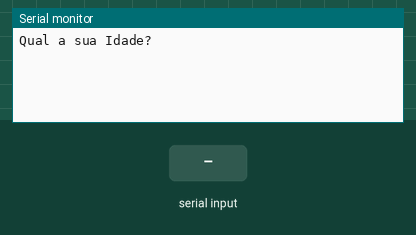
The sketch below on a simulated Arduino Uno, built with avr-gcc and run on an emulated ATmega328P. On the bench: the last lines printed to the serial monitor. Inputs (shaded band) come from the test bench.

Above: at 1.2 s.
1.3 s: "90,45\n" received over Serial
At 2.1 s:
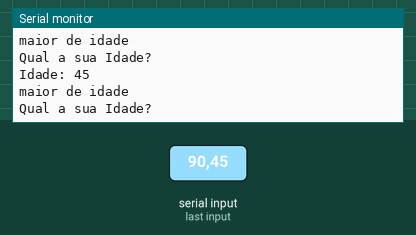
2.8 s: "30,150\n" received over Serial
At 4.4 s:
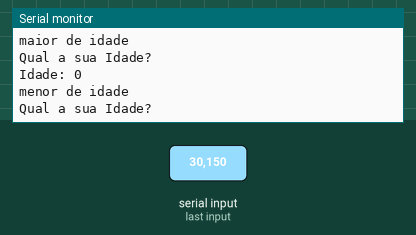
Timing chart, 0 to 5.9 s (numbered marks = the images above; inputs shaded):
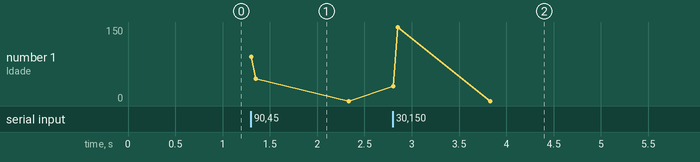

Measured:
- after the input at 1.3 s, the serial monitor: prints a new line at once (image 1)
- after the input at 2.8 s, the serial monitor: prints a new line at once (image 2)

The sketch:

maior_ou_menor_de_idade1.ino
```cpp
// C++ code
//

int idade = 0;


void setup()
{
  Serial.begin(9600);
}

void loop()
{

  Serial.println("Qual a sua Idade?");
  while(! Serial.available ());
  idade = Serial.parseInt ();


  Serial.println("Idade: "+ String(idade));

  if( idade >=18 , idade<=18)
    Serial.println("menor de idade");
     else
    Serial.println("maior de idade");
  }
```
